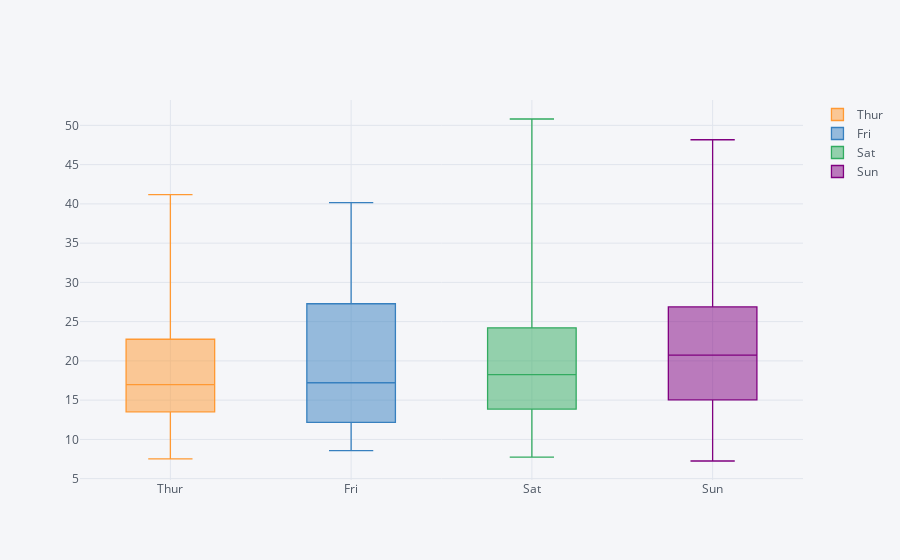

The cell this chart's notebook holds for it:
### Code cell
df_day.iplot(kind='box', filename='cufflinks/box-plots',sharing='private')

### Figure 1 — Plotly figure (JSON) as saved in the notebook; plotly's stock layout.template omitted (floating-point values rounded to 4 significant figures; data arrays with more than 128 entries replaced by an {"elided": "..."} marker saying what was removed)
{"data": [{"boxpoints": false, "line": {"width": 1.3}, "marker": {"color": "rgba(255, 153, 51, 1.0)"}, "name": "Thur", "orientation": "v", "type": "box", "y": {"elided": "157 float values"}}, {"boxpoints": false, "line": {"width": 1.3}, "marker": {"color": "rgba(55, 128, 191, 1.0)"}, "name": "Fri", "orientation": "v", "type": "box", "y": {"elided": "157 float values"}}, {"boxpoints": false, "line": {"width": 1.3}, "marker": {"color": "rgba(50, 171, 96, 1.0)"}, "name": "Sat", "orientation": "v", "type": "box", "y": {"elided": "157 float values"}}, {"boxpoints": false, "line": {"width": 1.3}, "marker": {"color": "rgba(128, 0, 128, 1.0)"}, "name": "Sun", "orientation": "v", "type": "box", "y": {"elided": "157 float values"}}], "layout": {"legend": {"bgcolor": "#F5F6F9", "font": {"color": "#4D5663"}}, "paper_bgcolor": "#F5F6F9", "plot_bgcolor": "#F5F6F9", "title": {"font": {"color": "#4D5663"}}, "xaxis": {"gridcolor": "#E1E5ED", "showgrid": true, "tickfont": {"color": "#4D5663"}, "title": {"font": {"color": "#4D5663"}, "text": ""}, "zerolinecolor": "#E1E5ED"}, "yaxis": {"gridcolor": "#E1E5ED", "showgrid": true, "tickfont": {"color": "#4D5663"}, "title": {"font": {"color": "#4D5663"}, "text": ""}, "zerolinecolor": "#E1E5ED"}}}
